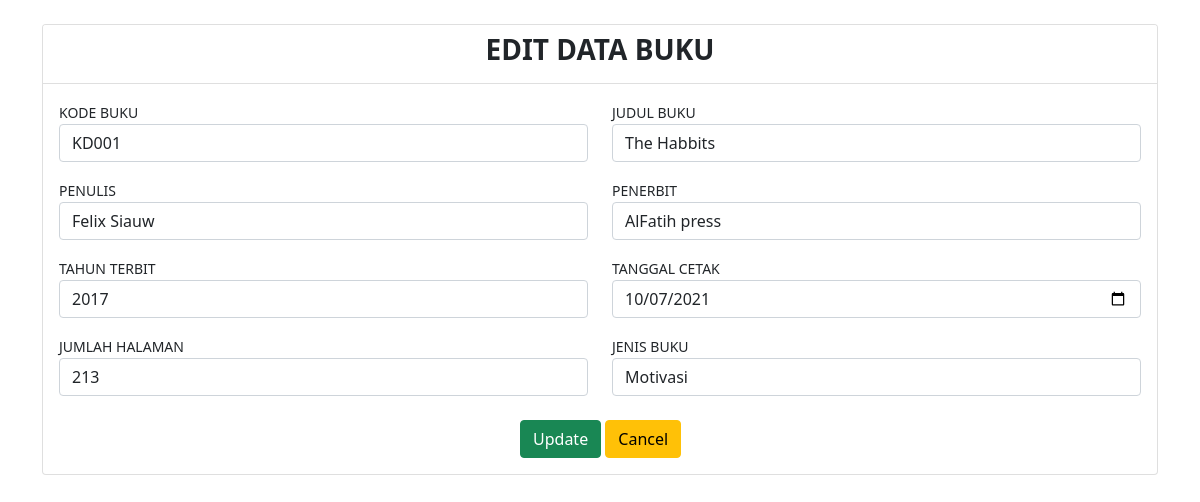
The page /view/edit.php?id=20 on the database its author committed.
### tables this page shows
CREATE TABLE `tbl_buku` (
  `id` int(11) NOT NULL,
  `kd_buku` varchar(10) NOT NULL,
  `judul_buku` varchar(50) NOT NULL,
  `penulis` varchar(50) NOT NULL,
  `penerbit` varchar(100) NOT NULL,
  `tahun_terbit` varchar(50) NOT NULL,
  `tanggal_cetak` date NOT NULL,
  `jml_halaman` int(11) NOT NULL,
  `jenis_buku` varchar(50) NOT NULL
);

### controller/buku.php (called while the page is built, shortened)
<?php
	include '../model/buku_model.php';
class buku{
	public $model;
	function __construct(){
		$db = new Database();
		$conn = $db->DBConnect();
		$this->model = new buku_model($conn);
	 }
	 function getData($id){
	 	$buku= $this->model->getData($id);
	 	return $buku;
	 }
}
 ?>

### model/buku_model.php (called while the page is built, shortened)
<?php
class buku_model{
	protected $db;
	function __construct($db){
		$this->db=$db;
	}
	function getData($id){
		$row = $this->db->prepare("SELECT * FROM tbl_buku WHERE id = $id");
		$row->execute();
		return $hasil = $row->fetch();
	}
}
 ?>

### view/edit.php (the view, shortened to what this page needs)
<?php
include '../controller/buku.php';
$ctrl = new buku();
$id = $_GET['id'];
$dataisi = $ctrl->getData($id);
if ($dataisi['jenis_buku'] == 1) {
    $jb = 'Motivasi';
} else if ($dataisi['jenis_buku'] == 2) {
    $jb = 'Novel';
} else if ($dataisi['jenis_buku'] == 3) {
    $jb = 'Biografi';
} else if ($dataisi['jenis_buku'] == 4) {
    $jb = 'Mata Pelajaran';
} else if ($dataisi['jenis_buku'] == 5) {
    $jb = 'Komik';
} else {
    $jb = 'Kode Bermasalah';
}
?>
<!DOCTYPE html>
<html lang="en">
<head>
    <link href="../assets/css/bootstrap.min.css" rel="stylesheet">
</head>
<body>
<div class="main mt-4">
        <div class="container">
            <div class="row">
                <div class="col-lg-12">
                    <div class="card">
                        <div class="card-header bg-white text-uppercase">
                            <div class="h3 text-center"><b>Edit Data Buku</b></div>
                        </div>
                        <div class="card-body">
                           <form action="<?php $ctrl->updateBuku($id); ?>" method="post">
                                <div class="row">
                                    <div class="col-lg-6">
                                        <div class="form-group">
                                            <small>KODE BUKU</small>
                                            <input type="text" name="kd_buku" id="kd_buku" class="form-control" placeholder="" value="<?= $dataisi['kd_buku'] ?>">
                                        </div>
                                    </div>
                                     <div class="col-lg-6 mt-3" >
                                       <div class="form-group" style="margin-top:-16px;">
                                            <small >JUDUL BUKU</small>
                                            <input type="text" name="judul_buku" id="judul_buku" class="form-control" value="<?= $dataisi['judul_buku'] ?>">
                                        </div>
                                    </div>
                                    <div class="col-lg-6 mt-3">
                                       <div class="form-group">
                                            <small>PENULIS</small>
                                            <input type="text" name="penulis" id="penulis" class="form-control" value="<?= $dataisi['penulis'] ?>">
                                        </div>
                                    </div>
                                     <div class="col-lg-6 mt-3">
                                        <div class="form-group">
                                            <small>PENERBIT</small>
                                            <input type="text" name="penerbit" id="penerbit" class="form-control" value="<?= $dataisi['penerbit'] ?>">
                                        </div>
                                    </div>
                                   <div class="col-lg-6 mt-3">
                                        <div class="form-group">
                                            <small>TAHUN TERBIT</small>
                                            <input type="text" name="tahun_terbit" id="tahun_terbit" class="form-control" value="<?= $dataisi['tahun_terbit'] ?>">
                                        </div>
                                    </div>
                                     <div class="col-lg-6 mt-3">
                                        <div class="form-group">
                                            <small>TANGGAL CETAK</small>
                                             <input type="date" name="tanggal_cetak" id="tanggal_cetak" class="form-control" value="<?= $dataisi['tanggal_cetak'] ?>">
                                        </div>
                                    </div>
                                     <div class="col-lg-6 mt-3">
                                        <div class="form-group">
                                            <small>JUMLAH HALAMAN</small>
                                            <input type="text" name="jml_halaman" id="jml_halaman" class="form-control" value="<?= $dataisi['jml_halaman'] ?>">
                                        </div>
                                    </div>
                                     <div class="col-lg-6 mt-3">
                                     <div class="form-group" style="margin-top:0px;">
                                            <small>JENIS BUKU</small>
                                            <select name="jenis_buku" id="jenis_buku" class="form-control">
                                                <option value="<?= $dataisi['jenis_buku'] ?>"><?= $jb ?></option>
                                            </select>
                                        </div>
                                    </div>
                                </div>
                                    <div class="col-lg-6 mt-4" style="margin-right:80px; float: right;">
                    <button type="update" name="update" class="btn btn-success text-white" >Update</button>
                   <a href="content.php" class="btn btn-warning">Cancel</a>
                                    </div>
                                </div>
                        </div>
                    </div>
                </div>
            </div>
        </div>
</body>
</html>

### rows shown on the page
tbl_buku: kd_buku "KD001", judul_buku "The Habbits", penulis "Felix Siauw", penerbit "AlFatih press", tahun_terbit "2017", tanggal_cetak "10/07/2021", jml_halaman "213", jenis_buku "Motivasi"
